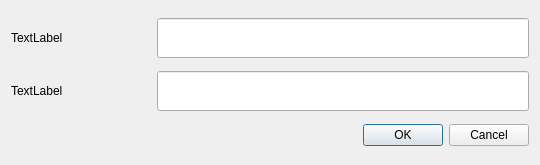
<?xml version="1.0" encoding="UTF-8"?>
<ui version="4.0">
 <class>make_dialog</class>
 <widget class="QDialog" name="make_dialog">
  <property name="geometry">
   <rect>
    <x>0</x>
    <y>0</y>
    <width>540</width>
    <height>165</height>
   </rect>
  </property>
  <property name="minimumSize">
   <size>
    <width>540</width>
    <height>165</height>
   </size>
  </property>
  <property name="windowTitle">
   <string>Make File Dialog</string>
  </property>
  <property name="windowIcon">
   <iconset>
    <normaloff>../images/add.png</normaloff>../images/add.png</iconset>
  </property>
  <layout class="QGridLayout" name="gridLayout">
   <item row="0" column="0">
    <widget class="QLabel" name="current_folder_label">
     <property name="minimumSize">
      <size>
       <width>140</width>
       <height>0</height>
      </size>
     </property>
     <property name="text">
      <string>TextLabel</string>
     </property>
    </widget>
   </item>
   <item row="0" column="1">
    <widget class="QLineEdit" name="current_folder_edit">
     <property name="minimumSize">
      <size>
       <width>350</width>
       <height>20</height>
      </size>
     </property>
     <property name="maximumSize">
      <size>
       <width>500</width>
       <height>40</height>
      </size>
     </property>
    </widget>
   </item>
   <item row="1" column="0">
    <widget class="QLabel" name="new_name_label">
     <property name="minimumSize">
      <size>
       <width>140</width>
       <height>0</height>
      </size>
     </property>
     <property name="text">
      <string>TextLabel</string>
     </property>
    </widget>
   </item>
   <item row="1" column="1">
    <widget class="QLineEdit" name="new_name_edit">
     <property name="minimumSize">
      <size>
       <width>350</width>
       <height>20</height>
      </size>
     </property>
     <property name="maximumSize">
      <size>
       <width>500</width>
       <height>40</height>
      </size>
     </property>
    </widget>
   </item>
   <item row="2" column="1">
    <widget class="QDialogButtonBox" name="buttonBox">
     <property name="orientation">
      <enum>Qt::Horizontal</enum>
     </property>
     <property name="standardButtons">
      <set>QDialogButtonBox::Cancel|QDialogButtonBox::Ok</set>
     </property>
    </widget>
   </item>
  </layout>
 </widget>
 <resources/>
 <connections>
  <connection>
   <sender>buttonBox</sender>
   <signal>accepted()</signal>
   <receiver>make_dialog</receiver>
   <slot>accept()</slot>
   <hints>
    <hint type="sourcelabel">
     <x>248</x>
     <y>254</y>
    </hint>
    <hint type="destinationlabel">
     <x>157</x>
     <y>274</y>
    </hint>
   </hints>
  </connection>
  <connection>
   <sender>buttonBox</sender>
   <signal>rejected()</signal>
   <receiver>make_dialog</receiver>
   <slot>reject()</slot>
   <hints>
    <hint type="sourcelabel">
     <x>316</x>
     <y>260</y>
    </hint>
    <hint type="destinationlabel">
     <x>286</x>
     <y>274</y>
    </hint>
   </hints>
  </connection>
 </connections>
</ui>
